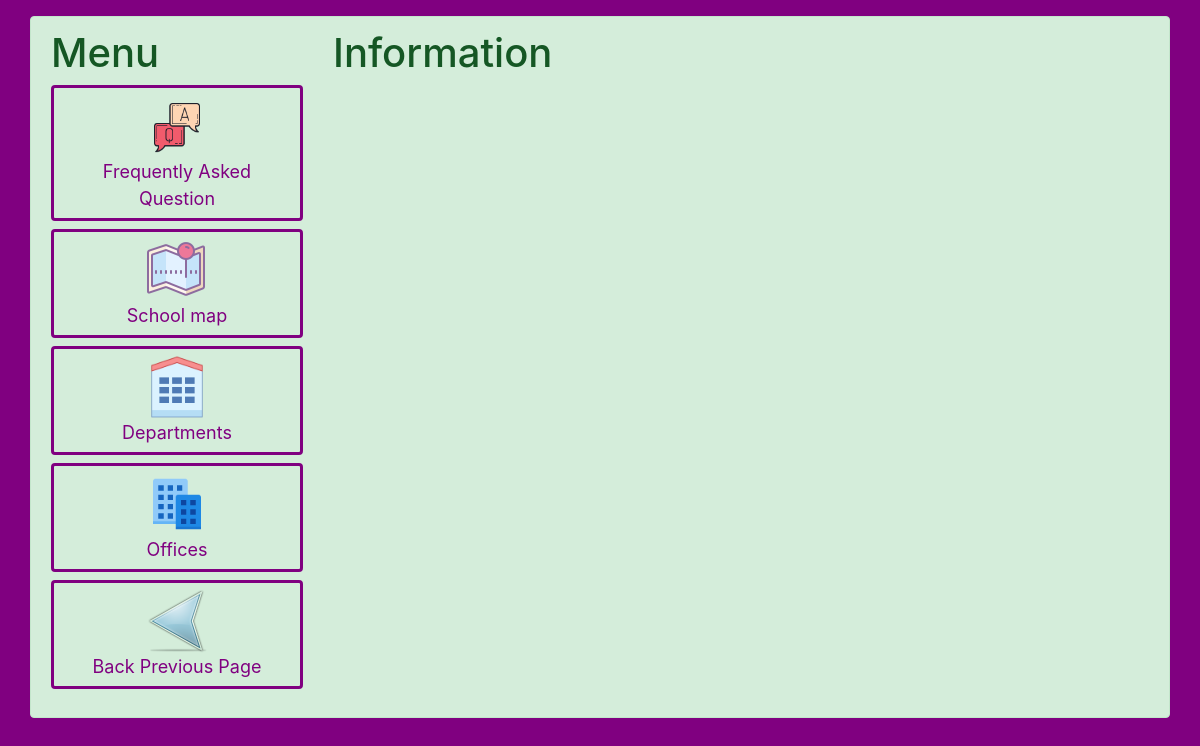
Before: /information/ with the older database file.
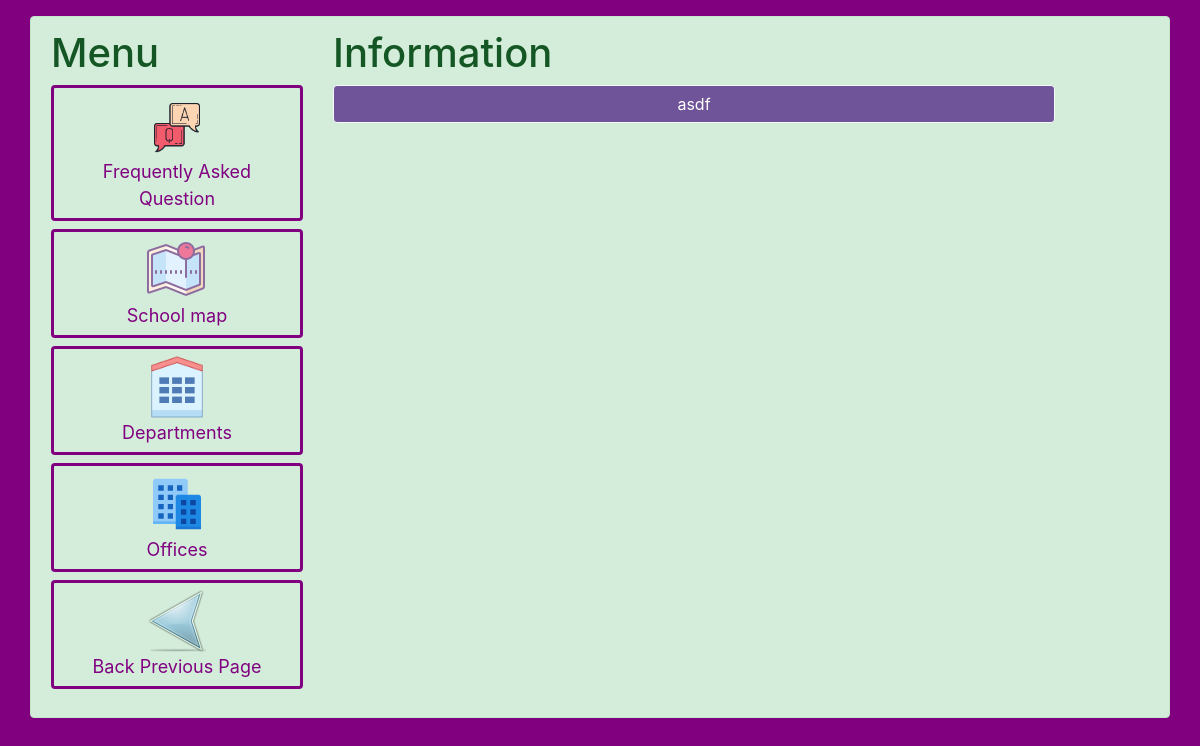
After: the same page with the newer database file.
### pages/models.py (models this page shows, shortened)
class FrequentlyAskedQuestion(models.Model):
    title = models.CharField(max_length=1000)
    body = models.TextField()
    map_photo = models.ImageField(upload_to='img', blank=True, null=True)

### pages/views.py (the view)
# urls.py: path('information/', InformationPageView.as_view(), name='information'),
class InformationPageView(ListView):
    model = FrequentlyAskedQuestion
    template_name = 'information.html'

### templates/information.html
{% extends 'base.html' %}
{% block content %}
<h1>Information</h1>
{% for object in object_list %}
<ul class="list-unstyled">
    <li><a class="btn btn-outline-light btn-block" href="{% url 'information_detail' object.pk %}">{{ object.title }}</a></li>
</ul>
{% endfor %}
{% endblock content %}

Changed rows visible on the page:
added FrequentlyAskedQuestion: title "asdf"
